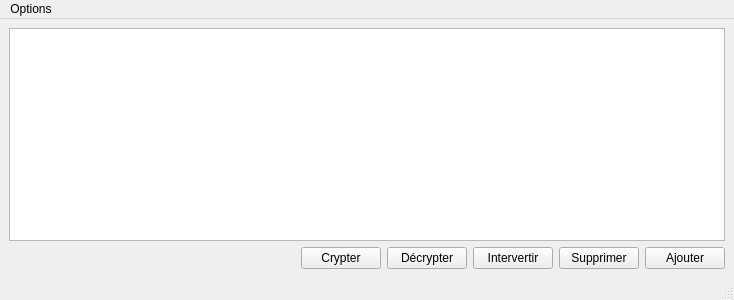
<?xml version="1.0" encoding="UTF-8"?>
<ui version="4.0">
 <class>MainWindow</class>
 <widget class="QMainWindow" name="MainWindow">
  <property name="geometry">
   <rect>
    <x>0</x>
    <y>0</y>
    <width>734</width>
    <height>300</height>
   </rect>
  </property>
  <property name="minimumSize">
   <size>
    <width>500</width>
    <height>300</height>
   </size>
  </property>
  <property name="windowTitle">
   <string>Encrypter</string>
  </property>
  <widget class="QWidget" name="centralwidget">
   <layout class="QVBoxLayout" name="verticalLayout_4">
    <item>
     <widget class="QTableWidget" name="tableWidget"/>
    </item>
    <item>
     <layout class="QGridLayout" name="gridLayout">
      <item row="3" column="0">
       <spacer name="horizontalSpacer">
        <property name="orientation">
         <enum>Qt::Horizontal</enum>
        </property>
        <property name="sizeHint" stdset="0">
         <size>
          <width>40</width>
          <height>20</height>
         </size>
        </property>
       </spacer>
      </item>
      <item row="3" column="5">
       <widget class="QPushButton" name="importButton">
        <property name="text">
         <string>Ajouter</string>
        </property>
       </widget>
      </item>
      <item row="0" column="0">
       <layout class="QVBoxLayout" name="verticalLayout_3"/>
      </item>
      <item row="3" column="3">
       <widget class="QPushButton" name="invertAll">
        <property name="text">
         <string>Intervertir</string>
        </property>
       </widget>
      </item>
      <item row="3" column="1">
       <widget class="QPushButton" name="cryptAll">
        <property name="text">
         <string>Crypter</string>
        </property>
       </widget>
      </item>
      <item row="3" column="2">
       <widget class="QPushButton" name="decryptAll">
        <property name="text">
         <string>Décrypter</string>
        </property>
       </widget>
      </item>
      <item row="3" column="4">
       <widget class="QPushButton" name="remove">
        <property name="text">
         <string>Supprimer</string>
        </property>
       </widget>
      </item>
     </layout>
    </item>
   </layout>
  </widget>
  <widget class="QMenuBar" name="menubar">
   <property name="geometry">
    <rect>
     <x>0</x>
     <y>0</y>
     <width>734</width>
     <height>20</height>
    </rect>
   </property>
   <widget class="QMenu" name="menuOptions">
    <property name="title">
     <string>Options</string>
    </property>
    <addaction name="actionObtenir_la_cl"/>
    <addaction name="actionParam_tres"/>
   </widget>
   <addaction name="menuOptions"/>
  </widget>
  <widget class="QStatusBar" name="statusbar"/>
  <action name="actionObtenir_la_cl">
   <property name="text">
    <string>Obtenir la clé</string>
   </property>
  </action>
  <action name="actionParam_tres">
   <property name="text">
    <string>Paramètres</string>
   </property>
  </action>
 </widget>
 <resources/>
 <connections/>
</ui>
